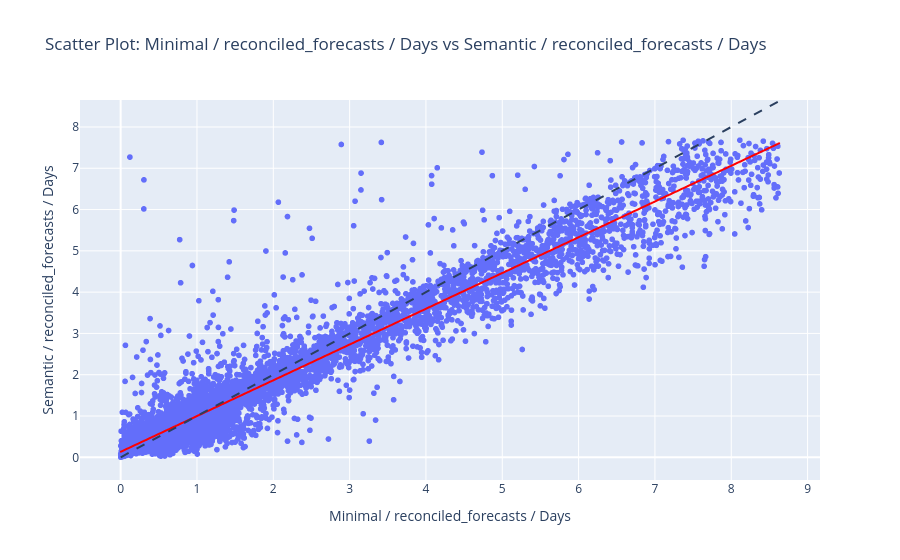

The cell this chart's notebook holds for it:
### Markdown cell above
From the same plot but with monthly granularity we can see that basically each percentile is smaller for `Semantic` hierarchy, meaning it reduced the errors more effectively, and increased them less. This further reinforces that `Semantic` performed better at the monthly granularity level.

### Errors as functions of each other
Here we look at scatter plots of the errors from the two hierarchies. The plots will include the identity line and also an OLS linear estimator trendline. Note that in these plots, we don't treat the errors as independent distributions, but rather as error pairs, so these plots contain much more information.

### Code cell
plots.plot_error_func(nrmse_em,
                      MI(hierarchy=mth, forecast_type=RECONCILED_FORECASTS, granularity=DAYS),
                      MI(hierarchy=sth, forecast_type=RECONCILED_FORECASTS, granularity=DAYS),
                      outlier_threshold=0.95).show()

### Figure 1 — Plotly figure (JSON) as saved in the notebook; plotly's stock layout.template omitted (floating-point values rounded to 4 significant figures; data arrays with more than 128 entries replaced by an {"elided": "..."} marker saying what was removed)
{"data": [{"hovertemplate": "Minimal / reconciled_forecasts / Days=%{x}<br>Semantic / reconciled_forecasts / Days=%{y}<extra></extra>", "legendgroup": "", "marker": {"color": "#636efa", "symbol": "circle"}, "mode": "markers", "name": "", "showlegend": false, "type": "scattergl", "x": {"elided": "12270 float values"}, "xaxis": "x", "y": {"elided": "12270 float values"}, "yaxis": "y"}, {"hovertemplate": "<b>OLS trendline</b><br>y = 0.865932 * x + 0.133334<br>R<sup>2</sup>=0.939344<br><br>Minimal / reconciled_forecasts / Days=%{x}<br>Semantic / reconciled_forecasts / Days=%{y} <b>(trend)</b><extra></extra>", "legendgroup": "", "line": {"color": "red"}, "marker": {"color": "#636efa", "symbol": "circle"}, "mode": "lines", "name": "", "showlegend": false, "type": "scattergl", "x": {"elided": "12270 float values"}, "xaxis": "x", "y": {"elided": "12270 float values"}, "yaxis": "y"}], "layout": {"legend": {"tracegroupgap": 0}, "shapes": [{"line": {"dash": "dash"}, "type": "line", "x0": 0.00133, "x1": 8.629, "y0": 0.00133, "y1": 8.629}], "title": {"text": "Scatter Plot: Minimal / reconciled_forecasts / Days vs Semantic / reconciled_forecasts / Days"}, "xaxis": {"anchor": "y", "domain": [0, 1], "title": {"text": "Minimal / reconciled_forecasts / Days"}}, "yaxis": {"anchor": "x", "domain": [0, 1], "title": {"text": "Semantic / reconciled_forecasts / Days"}}}}
